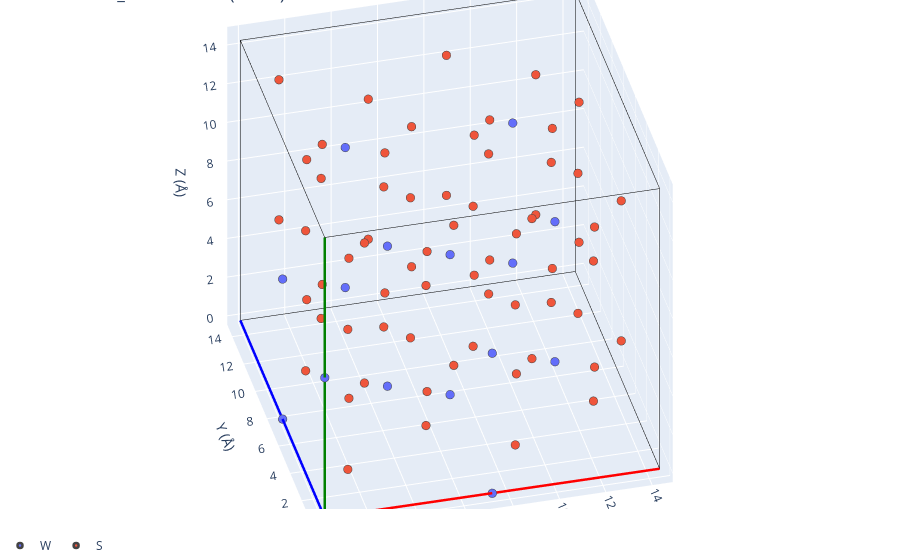

Notebook cell for this chart:
### Markdown cell above
## Reference frameworks

The workshop ships two reference descriptions of Na₃(Sb/W)S₄. We feed each through the same
`immobile_sites` helper. `structure_1.cif` is the conventional cubic *I*-43*m* cell, with the
framework cations on the Sb/W sublattice.

### Code cell
framework_1 = immobile_sites(f'{DATA}/structure_1.cif', supercell=(2, 2, 2))

print(f'structure_1 framework sites: {len(framework_1)}')
plot_3d(structure=framework_1, title='structure_1 framework (I-43m)')

### Figure 1 — Plotly figure (JSON) as saved in the notebook; plotly's stock layout.template omitted (floating-point values rounded to 4 significant figures)
{"data": [{"line": {"color": "red", "width": 5}, "mode": "lines", "showlegend": false, "type": "scatter3d", "x": [0, 14.44], "y": [0, -0.02995], "z": [0, 3.137e-05]}, {"line": {"color": "blue", "width": 5}, "mode": "lines", "showlegend": false, "type": "scatter3d", "x": [0, -0.02995], "y": [0, 14.44], "z": [0, -5.366e-05]}, {"line": {"color": "green", "width": 5}, "mode": "lines", "showlegend": false, "type": "scatter3d", "x": [0, 3.129e-05], "y": [0, -5.396e-05], "z": [0, 14.48]}, {"line": {"color": "black", "width": 1}, "mode": "lines", "showlegend": false, "type": "scatter3d", "x": [14.44, 14.41], "y": [-0.02995, 14.41], "z": [3.137e-05, -2.229e-05]}, {"line": {"color": "black", "width": 1}, "mode": "lines", "showlegend": false, "type": "scatter3d", "x": [14.44, 14.44], "y": [-0.02995, -0.03], "z": [3.137e-05, 14.48]}, {"line": {"color": "black", "width": 1}, "mode": "lines", "showlegend": false, "type": "scatter3d", "x": [-0.02995, 14.41], "y": [14.44, 14.41], "z": [-5.366e-05, -2.229e-05]}, {"line": {"color": "black", "width": 1}, "mode": "lines", "showlegend": false, "type": "scatter3d", "x": [-0.02995, -0.02991], "y": [14.44, 14.44], "z": [-5.366e-05, 14.48]}, {"line": {"color": "black", "width": 1}, "mode": "lines", "showlegend": false, "type": "scatter3d", "x": [3.129e-05, 14.44], "y": [-5.396e-05, -0.03], "z": [14.48, 14.48]}, {"line": {"color": "black", "width": 1}, "mode": "lines", "showlegend": false, "type": "scatter3d", "x": [3.129e-05, -0.02991], "y": [-5.396e-05, 14.44], "z": [14.48, 14.48]}, {"line": {"color": "black", "width": 1}, "mode": "lines", "showlegend": false, "type": "scatter3d", "x": [14.41, -0.02991], "y": [14.41, 14.44], "z": [14.48, 14.48]}, {"line": {"color": "black", "width": 1}, "mode": "lines", "showlegend": false, "type": "scatter3d", "x": [14.41, 14.44], "y": [14.41, -0.03], "z": [14.48, 14.48]}, {"line": {"color": "black", "width": 1}, "mode": "lines", "showlegend": false, "type": "scatter3d", "x": [14.41, 14.41], "y": [14.41, 14.41], "z": [14.48, -2.229e-05]}, {"line": {"color": "red", "width": 5}, "mode": "lines", "showlegend": false, "type": "scatter3d", "x": [0, 14.44], "y": [0, -0.02995], "z": [0, 3.137e-05]}, {"line": {"color": "blue", "width": 5}, "mode": "lines", "showlegend": false, "type": "scatter3d", "x": [0, -0.02995], "y": [0, 14.44], "z": [0, -5.366e-05]}, {"line": {"color": "green", "width": 5}, "mode": "lines", "showlegend": false, "type": "scatter3d", "x": [0, 3.129e-05], "y": [0, -5.396e-05], "z": [0, 14.48]}, {"line": {"color": "black", "width": 1}, "mode": "lines", "showlegend": false, "type": "scatter3d", "x": [14.44, 14.41], "y": [-0.02995, 14.41], "z": [3.137e-05, -2.229e-05]}, {"line": {"color": "black", "width": 1}, "mode": "lines", "showlegend": false, "type": "scatter3d", "x": [14.44, 14.44], "y": [-0.02995, -0.03], "z": [3.137e-05, 14.48]}, {"line": {"color": "black", "width": 1}, "mode": "lines", "showlegend": false, "type": "scatter3d", "x": [-0.02995, 14.41], "y": [14.44, 14.41], "z": [-5.366e-05, -2.229e-05]}, {"line": {"color": "black", "width": 1}, "mode": "lines", "showlegend": false, "type": "scatter3d", "x": [-0.02995, -0.02991], "y": [14.44, 14.44], "z": [-5.366e-05, 14.48]}, {"line": {"color": "black", "width": 1}, "mode": "lines", "showlegend": false, "type": "scatter3d", "x": [3.129e-05, 14.44], "y": [-5.396e-05, -0.03], "z": [14.48, 14.48]}, {"line": {"color": "black", "width": 1}, "mode": "lines", "showlegend": false, "type": "scatter3d", "x": [3.129e-05, -0.02991], "y": [-5.396e-05, 14.44], "z": [14.48, 14.48]}, {"line": {"color": "black", "width": 1}, "mode": "lines", "showlegend": false, "type": "scatter3d", "x": [14.41, -0.02991], "y": [14.41, 14.44], "z": [14.48, 14.48]}, {"line": {"color": "black", "width": 1}, "mode": "lines", "showlegend": false, "type": "scatter3d", "x": [14.41, 14.44], "y": [14.41, -0.03], "z": [14.48, 14.48]}, {"line": {"color": "black", "width": 1}, "mode": "lines", "showlegend": false, "type": "scatter3d", "x": [14.41, 14.41], "y": [14.41, 14.41], "z": [14.48, -2.229e-05]}, {"legendgroup": "W", "marker": {"color": "#636EFA", "line": {"width": 2.5}, "size": 5}, "mode": "markers", "name": "W", "showlegend": true, "type": "scatter3d", "x": [0], "y": [0], "z": [0]}, {"legendgroup": "W", "marker": {"color": "#636EFA", "line": {"width": 2.5}, "size": 5}, "mode": "markers", "name": "W", "showlegend": false, "type": "scatter3d", "x": [1.565e-05], "y": [-2.698e-05], "z": [7.238]}, {"legendgroup": "W", "marker": {"color": "#636EFA", "line": {"width": 2.5}, "size": 5}, "mode": "markers", "name": "W", "showlegend": false, "type": "scatter3d", "x": [-0.01497], "y": [7.218], "z": [-2.683e-05]}, {"legendgroup": "W", "marker": {"color": "#636EFA", "line": {"width": 2.5}, "size": 5}, "mode": "markers", "name": "W", "showlegend": false, "type": "scatter3d", "x": [-0.01496], "y": [7.218], "z": [7.238]}, {"legendgroup": "W", "marker": {"color": "#636EFA", "line": {"width": 2.5}, "size": 5}, "mode": "markers", "name": "W", "showlegend": false, "type": "scatter3d", "x": [7.218], "y": [-0.01497], "z": [1.568e-05]}, {"legendgroup": "W", "marker": {"color": "#636EFA", "line": {"width": 2.5}, "size": 5}, "mode": "markers", "name": "W", "showlegend": false, "type": "scatter3d", "x": [7.219], "y": [-0.015], "z": [7.238]}, {"legendgroup": "W", "marker": {"color": "#636EFA", "line": {"width": 2.5}, "size": 5}, "mode": "markers", "name": "W", "showlegend": false, "type": "scatter3d", "x": [7.204], "y": [7.204], "z": [-1.115e-05]}, {"legendgroup": "W", "marker": {"color": "#636EFA", "line": {"width": 2.5}, "size": 5}, "mode": "markers", "name": "W", "showlegend": false, "type": "scatter3d", "x": [7.204], "y": [7.203], "z": [7.238]}, {"legendgroup": "W", "marker": {"color": "#636EFA", "line": {"width": 2.5}, "size": 5}, "mode": "markers", "name": "W", "showlegend": false, "type": "scatter3d", "x": [3.602], "y": [3.602], "z": [3.619]}, {"legendgroup": "W", "marker": {"color": "#636EFA", "line": {"width": 2.5}, "size": 5}, "mode": "markers", "name": "W", "showlegend": false, "type": "scatter3d", "x": [3.602], "y": [3.602], "z": [10.86]}, {"legendgroup": "W", "marker": {"color": "#636EFA", "line": {"width": 2.5}, "size": 5}, "mode": "markers", "name": "W", "showlegend": false, "type": "scatter3d", "x": [3.587], "y": [10.82], "z": [3.619]}, {"legendgroup": "W", "marker": {"color": "#636EFA", "line": {"width": 2.5}, "size": 5}, "mode": "markers", "name": "W", "showlegend": false, "type": "scatter3d", "x": [3.587], "y": [10.82], "z": [10.86]}, {"legendgroup": "W", "marker": {"color": "#636EFA", "line": {"width": 2.5}, "size": 5}, "mode": "markers", "name": "W", "showlegend": false, "type": "scatter3d", "x": [10.82], "y": [3.587], "z": [3.619]}, {"legendgroup": "W", "marker": {"color": "#636EFA", "line": {"width": 2.5}, "size": 5}, "mode": "markers", "name": "W", "showlegend": false, "type": "scatter3d", "x": [10.82], "y": [3.587], "z": [10.86]}, {"legendgroup": "W", "marker": {"color": "#636EFA", "line": {"width": 2.5}, "size": 5}, "mode": "markers", "name": "W", "showlegend": false, "type": "scatter3d", "x": [10.81], "y": [10.81], "z": [3.619]}, {"legendgroup": "W", "marker": {"color": "#636EFA", "line": {"width": 2.5}, "size": 5}, "mode": "markers", "name": "W", "showlegend": false, "type": "scatter3d", "x": [10.81], "y": [10.81], "z": [10.86]}, {"legendgroup": "S", "marker": {"color": "#EF553B", "line": {"width": 2.5}, "size": 5}, "mode": "markers", "name": "S", "showlegend": true, "type": "scatter3d", "x": [1.324], "y": [1.324], "z": [1.33]}, {"legendgroup": "S", "marker": {"color": "#EF553B", "line": {"width": 2.5}, "size": 5}, "mode": "markers", "name": "S", "showlegend": false, "type": "scatter3d", "x": [1.324], "y": [1.324], "z": [8.568]}, {"legendgroup": "S", "marker": {"color": "#EF553B", "line": {"width": 2.5}, "size": 5}, "mode": "markers", "name": "S", "showlegend": false, "type": "scatter3d", "x": [1.309], "y": [8.542], "z": [1.33]}, {"legendgroup": "S", "marker": {"color": "#EF553B", "line": {"width": 2.5}, "size": 5}, "mode": "markers", "name": "S", "showlegend": false, "type": "scatter3d", "x": [1.309], "y": [8.542], "z": [8.568]}, {"legendgroup": "S", "marker": {"color": "#EF553B", "line": {"width": 2.5}, "size": 5}, "mode": "markers", "name": "S", "showlegend": false, "type": "scatter3d", "x": [8.542], "y": [1.309], "z": [1.33]}, {"legendgroup": "S", "marker": {"color": "#EF553B", "line": {"width": 2.5}, "size": 5}, "mode": "markers", "name": "S", "showlegend": false, "type": "scatter3d", "x": [8.542], "y": [1.309], "z": [8.568]}, {"legendgroup": "S", "marker": {"color": "#EF553B", "line": {"width": 2.5}, "size": 5}, "mode": "markers", "name": "S", "showlegend": false, "type": "scatter3d", "x": [8.527], "y": [8.527], "z": [1.33]}, {"legendgroup": "S", "marker": {"color": "#EF553B", "line": {"width": 2.5}, "size": 5}, "mode": "markers", "name": "S", "showlegend": false, "type": "scatter3d", "x": [8.527], "y": [8.527], "z": [8.568]}, {"legendgroup": "S", "marker": {"color": "#EF553B", "line": {"width": 2.5}, "size": 5}, "mode": "markers", "name": "S", "showlegend": false, "type": "scatter3d", "x": [5.88], "y": [5.88], "z": [1.33]}, {"legendgroup": "S", "marker": {"color": "#EF553B", "line": {"width": 2.5}, "size": 5}, "mode": "markers", "name": "S", "showlegend": false, "type": "scatter3d", "x": [5.88], "y": [5.88], "z": [8.568]}, {"legendgroup": "S", "marker": {"color": "#EF553B", "line": {"width": 2.5}, "size": 5}, "mode": "markers", "name": "S", "showlegend": false, "type": "scatter3d", "x": [5.865], "y": [13.1], "z": [1.33]}, {"legendgroup": "S", "marker": {"color": "#EF553B", "line": {"width": 2.5}, "size": 5}, "mode": "markers", "name": "S", "showlegend": false, "type": "scatter3d", "x": [5.865], "y": [13.1], "z": [8.568]}, {"legendgroup": "S", "marker": {"color": "#EF553B", "line": {"width": 2.5}, "size": 5}, "mode": "markers", "name": "S", "showlegend": false, "type": "scatter3d", "x": [13.1], "y": [5.865], "z": [1.33]}, {"legendgroup": "S", "marker": {"color": "#EF553B", "line": {"width": 2.5}, "size": 5}, "mode": "markers", "name": "S", "showlegend": false, "type": "scatter3d", "x": [13.1], "y": [5.865], "z": [8.568]}, {"legendgroup": "S", "marker": {"color": "#EF553B", "line": {"width": 2.5}, "size": 5}, "mode": "markers", "name": "S", "showlegend": false, "type": "scatter3d", "x": [13.08], "y": [13.08], "z": [1.33]}, {"legendgroup": "S", "marker": {"color": "#EF553B", "line": {"width": 2.5}, "size": 5}, "mode": "markers", "name": "S", "showlegend": false, "type": "scatter3d", "x": [13.08], "y": [13.08], "z": [8.568]}, {"legendgroup": "S", "marker": {"color": "#EF553B", "line": {"width": 2.5}, "size": 5}, "mode": "markers", "name": "S", "showlegend": false, "type": "scatter3d", "x": [5.889], "y": [1.314], "z": [5.908]}, {"legendgroup": "S", "marker": {"color": "#EF553B", "line": {"width": 2.5}, "size": 5}, "mode": "markers", "name": "S", "showlegend": false, "type": "scatter3d", "x": [5.889], "y": [1.314], "z": [13.15]}, {"legendgroup": "S", "marker": {"color": "#EF553B", "line": {"width": 2.5}, "size": 5}, "mode": "markers", "name": "S", "showlegend": false, "type": "scatter3d", "x": [5.874], "y": [8.533], "z": [5.908]}, {"legendgroup": "S", "marker": {"color": "#EF553B", "line": {"width": 2.5}, "size": 5}, "mode": "markers", "name": "S", "showlegend": false, "type": "scatter3d", "x": [5.874], "y": [8.533], "z": [13.15]}, {"legendgroup": "S", "marker": {"color": "#EF553B", "line": {"width": 2.5}, "size": 5}, "mode": "markers", "name": "S", "showlegend": false, "type": "scatter3d", "x": [13.11], "y": [1.299], "z": [5.908]}, {"legendgroup": "S", "marker": {"color": "#EF553B", "line": {"width": 2.5}, "size": 5}, "mode": "markers", "name": "S", "showlegend": false, "type": "scatter3d", "x": [13.11], "y": [1.299], "z": [13.15]}, {"legendgroup": "S", "marker": {"color": "#EF553B", "line": {"width": 2.5}, "size": 5}, "mode": "markers", "name": "S", "showlegend": false, "type": "scatter3d", "x": [13.09], "y": [8.518], "z": [5.908]}, {"legendgroup": "S", "marker": {"color": "#EF553B", "line": {"width": 2.5}, "size": 5}, "mode": "markers", "name": "S", "showlegend": false, "type": "scatter3d", "x": [13.09], "y": [8.518], "z": [13.15]}, {"legendgroup": "S", "marker": {"color": "#EF553B", "line": {"width": 2.5}, "size": 5}, "mode": "markers", "name": "S", "showlegend": false, "type": "scatter3d", "x": [1.314], "y": [5.889], "z": [5.908]}, {"legendgroup": "S", "marker": {"color": "#EF553B", "line": {"width": 2.5}, "size": 5}, "mode": "markers", "name": "S", "showlegend": false, "type": "scatter3d", "x": [1.314], "y": [5.889], "z": [13.15]}, {"legendgroup": "S", "marker": {"color": "#EF553B", "line": {"width": 2.5}, "size": 5}, "mode": "markers", "name": "S", "showlegend": false, "type": "scatter3d", "x": [1.299], "y": [13.11], "z": [5.908]}, {"legendgroup": "S", "marker": {"color": "#EF553B", "line": {"width": 2.5}, "size": 5}, "mode": "markers", "name": "S", "showlegend": false, "type": "scatter3d", "x": [1.299], "y": [13.11], "z": [13.15]}, {"legendgroup": "S", "marker": {"color": "#EF553B", "line": {"width": 2.5}, "size": 5}, "mode": "markers", "name": "S", "showlegend": false, "type": "scatter3d", "x": [8.533], "y": [5.874], "z": [5.908]}, {"legendgroup": "S", "marker": {"color": "#EF553B", "line": {"width": 2.5}, "size": 5}, "mode": "markers", "name": "S", "showlegend": false, "type": "scatter3d", "x": [8.533], "y": [5.874], "z": [13.15]}, {"legendgroup": "S", "marker": {"color": "#EF553B", "line": {"width": 2.5}, "size": 5}, "mode": "markers", "name": "S", "showlegend": false, "type": "scatter3d", "x": [8.518], "y": [13.09], "z": [5.908]}, {"legendgroup": "S", "marker": {"color": "#EF553B", "line": {"width": 2.5}, "size": 5}, "mode": "markers", "name": "S", "showlegend": false, "type": "scatter3d", "x": [8.518], "y": [13.09], "z": [13.15]}, {"legendgroup": "S", "marker": {"color": "#EF553B", "line": {"width": 2.5}, "size": 5}, "mode": "markers", "name": "S", "showlegend": false, "type": "scatter3d", "x": [4.926], "y": [4.926], "z": [4.949]}, {"legendgroup": "S", "marker": {"color": "#EF553B", "line": {"width": 2.5}, "size": 5}, "mode": "markers", "name": "S", "showlegend": false, "type": "scatter3d", "x": [4.926], "y": [4.926], "z": [12.19]}, {"legendgroup": "S", "marker": {"color": "#EF553B", "line": {"width": 2.5}, "size": 5}, "mode": "markers", "name": "S", "showlegend": false, "type": "scatter3d", "x": [4.911], "y": [12.14], "z": [4.949]}, {"legendgroup": "S", "marker": {"color": "#EF553B", "line": {"width": 2.5}, "size": 5}, "mode": "markers", "name": "S", "showlegend": false, "type": "scatter3d", "x": [4.911], "y": [12.14], "z": [12.19]}, {"legendgroup": "S", "marker": {"color": "#EF553B", "line": {"width": 2.5}, "size": 5}, "mode": "markers", "name": "S", "showlegend": false, "type": "scatter3d", "x": [12.14], "y": [4.911], "z": [4.949]}, {"legendgroup": "S", "marker": {"color": "#EF553B", "line": {"width": 2.5}, "size": 5}, "mode": "markers", "name": "S", "showlegend": false, "type": "scatter3d", "x": [12.14], "y": [4.911], "z": [12.19]}, {"legendgroup": "S", "marker": {"color": "#EF553B", "line": {"width": 2.5}, "size": 5}, "mode": "markers", "name": "S", "showlegend": false, "type": "scatter3d", "x": [12.13], "y": [12.13], "z": [4.949]}, {"legendgroup": "S", "marker": {"color": "#EF553B", "line": {"width": 2.5}, "size": 5}, "mode": "markers", "name": "S", "showlegend": false, "type": "scatter3d", "x": [12.13], "y": [12.13], "z": [12.19]}, {"legendgroup": "S", "marker": {"color": "#EF553B", "line": {"width": 2.5}, "size": 5}, "mode": "markers", "name": "S", "showlegend": false, "type": "scatter3d", "x": [2.278], "y": [2.278], "z": [4.949]}, {"legendgroup": "S", "marker": {"color": "#EF553B", "line": {"width": 2.5}, "size": 5}, "mode": "markers", "name": "S", "showlegend": false, "type": "scatter3d", "x": [2.278], "y": [2.278], "z": [12.19]}, {"legendgroup": "S", "marker": {"color": "#EF553B", "line": {"width": 2.5}, "size": 5}, "mode": "markers", "name": "S", "showlegend": false, "type": "scatter3d", "x": [2.263], "y": [9.496], "z": [4.949]}, {"legendgroup": "S", "marker": {"color": "#EF553B", "line": {"width": 2.5}, "size": 5}, "mode": "markers", "name": "S", "showlegend": false, "type": "scatter3d", "x": [2.263], "y": [9.496], "z": [12.19]}, {"legendgroup": "S", "marker": {"color": "#EF553B", "line": {"width": 2.5}, "size": 5}, "mode": "markers", "name": "S", "showlegend": false, "type": "scatter3d", "x": [9.496], "y": [2.263], "z": [4.949]}, {"legendgroup": "S", "marker": {"color": "#EF553B", "line": {"width": 2.5}, "size": 5}, "mode": "markers", "name": "S", "showlegend": false, "type": "scatter3d", "x": [9.496], "y": [2.263], "z": [12.19]}, {"legendgroup": "S", "marker": {"color": "#EF553B", "line": {"width": 2.5}, "size": 5}, "mode": "markers", "name": "S", "showlegend": false, "type": "scatter3d", "x": [9.481], "y": [9.481], "z": [4.949]}, {"legendgroup": "S", "marker": {"color": "#EF553B", "line": {"width": 2.5}, "size": 5}, "mode": "markers", "name": "S", "showlegend": false, "type": "scatter3d", "x": [9.482], "y": [9.481], "z": [12.19]}, {"legendgroup": "S", "marker": {"color": "#EF553B", "line": {"width": 2.5}, "size": 5}, "mode": "markers", "name": "S", "showlegend": false, "type": "scatter3d", "x": [2.272], "y": [4.931], "z": [2.289]}, {"legendgroup": "S", "marker": {"color": "#EF553B", "line": {"width": 2.5}, "size": 5}, "mode": "markers", "name": "S", "showlegend": false, "type": "scatter3d", "x": [2.272], "y": [4.931], "z": [9.526]}, {"legendgroup": "S", "marker": {"color": "#EF553B", "line": {"width": 2.5}, "size": 5}, "mode": "markers", "name": "S", "showlegend": false, "type": "scatter3d", "x": [2.257], "y": [12.15], "z": [2.289]}, {"legendgroup": "S", "marker": {"color": "#EF553B", "line": {"width": 2.5}, "size": 5}, "mode": "markers", "name": "S", "showlegend": false, "type": "scatter3d", "x": [2.258], "y": [12.15], "z": [9.526]}, {"legendgroup": "S", "marker": {"color": "#EF553B", "line": {"width": 2.5}, "size": 5}, "mode": "markers", "name": "S", "showlegend": false, "type": "scatter3d", "x": [9.491], "y": [4.916], "z": [2.289]}, {"legendgroup": "S", "marker": {"color": "#EF553B", "line": {"width": 2.5}, "size": 5}, "mode": "markers", "name": "S", "showlegend": false, "type": "scatter3d", "x": [9.491], "y": [4.916], "z": [9.526]}, {"legendgroup": "S", "marker": {"color": "#EF553B", "line": {"width": 2.5}, "size": 5}, "mode": "markers", "name": "S", "showlegend": false, "type": "scatter3d", "x": [9.476], "y": [12.13], "z": [2.289]}, {"legendgroup": "S", "marker": {"color": "#EF553B", "line": {"width": 2.5}, "size": 5}, "mode": "markers", "name": "S", "showlegend": false, "type": "scatter3d", "x": [9.476], "y": [12.13], "z": [9.526]}, {"legendgroup": "S", "marker": {"color": "#EF553B", "line": {"width": 2.5}, "size": 5}, "mode": "markers", "name": "S", "showlegend": false, "type": "scatter3d", "x": [4.931], "y": [2.272], "z": [2.289]}, {"legendgroup": "S", "marker": {"color": "#EF553B", "line": {"width": 2.5}, "size": 5}, "mode": "markers", "name": "S", "showlegend": false, "type": "scatter3d", "x": [4.931], "y": [2.272], "z": [9.526]}, {"legendgroup": "S", "marker": {"color": "#EF553B", "line": {"width": 2.5}, "size": 5}, "mode": "markers", "name": "S", "showlegend": false, "type": "scatter3d", "x": [4.916], "y": [9.491], "z": [2.289]}, {"legendgroup": "S", "marker": {"color": "#EF553B", "line": {"width": 2.5}, "size": 5}, "mode": "markers", "name": "S", "showlegend": false, "type": "scatter3d", "x": [4.916], "y": [9.491], "z": [9.526]}, {"legendgroup": "S", "marker": {"color": "#EF553B", "line": {"width": 2.5}, "size": 5}, "mode": "markers", "name": "S", "showlegend": false, "type": "scatter3d", "x": [12.15], "y": [2.257], "z": [2.289]}, {"legendgroup": "S", "marker": {"color": "#EF553B", "line": {"width": 2.5}, "size": 5}, "mode": "markers", "name": "S", "showlegend": false, "type": "scatter3d", "x": [12.15], "y": [2.257], "z": [9.526]}, {"legendgroup": "S", "marker": {"color": "#EF553B", "line": {"width": 2.5}, "size": 5}, "mode": "markers", "name": "S", "showlegend": false, "type": "scatter3d", "x": [12.13], "y": [9.476], "z": [2.289]}, {"legendgroup": "S", "marker": {"color": "#EF553B", "line": {"width": 2.5}, "size": 5}, "mode": "markers", "name": "S", "showlegend": false, "type": "scatter3d", "x": [12.13], "y": [9.476], "z": [9.526]}], "layout": {"legend": {"orientation": "h", "x": 0, "xanchor": "left", "y": -0.1, "yanchor": "bottom"}, "margin": {"b": 0, "l": 0, "r": 0, "t": 0}, "scene": {"aspectmode": "manual", "aspectratio": {"x": 1.444, "y": 1.444, "z": 1.448}, "camera": {"eye": {"x": -0.7219, "y": -2.887, "z": 2.171}, "projection": {"type": "orthographic"}}, "xaxis": {"title": {"text": "X (Å)"}}, "yaxis": {"title": {"text": "Y (Å)"}}, "zaxis": {"title": {"text": "Z (Å)"}}}, "showlegend": true, "title": {"text": "structure_1 framework (I-43m)"}}}
